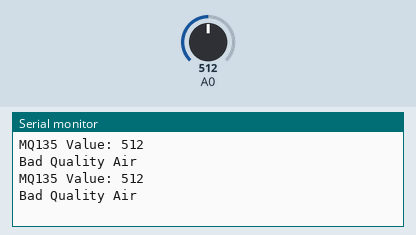
A sketch run on a simulated Arduino Uno, built with avr-gcc and run on an emulated ATmega328P. On the bench: the last lines printed to the serial monitor. Inputs (shaded band) come from the test bench; at power-on: A0 = 512.

Above: at 5.8 s.
5.9 s: A0 set to 216
At 10.7 s:
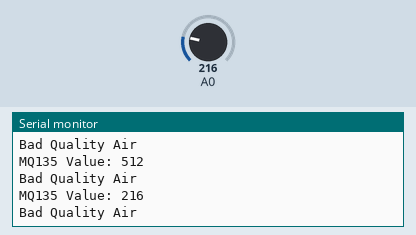
11.9 s: A0 set to 185
At 16.2 s:
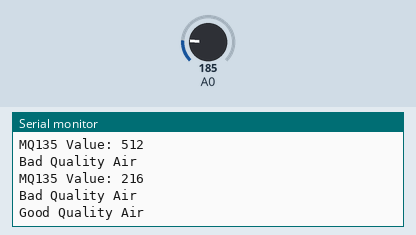

Measured:
- the behaviour switches between 200 and 199 on A0 (found by bisection; images 1 and 2)
- after the input at 5.9 s, the serial monitor: prints a new line after 4.1 s (image 1)
- after the input at 11.9 s, the serial monitor: prints a new line after 3.1 s (image 2)

The sketch:

NodeMcu_with_gas.ino
```cpp
int sensorValue;

void setup()
{
  Serial.begin(9600);
  pinMode(A0,INPUT);
}

void loop()
{
  sensorValue = analogRead(A0);

  Serial.println();

  if(sensorValue>=200)
   {
    Serial.print("MQ135 Value: ");
    Serial.println(sensorValue);
    Serial.println("Bad Quality Air");
    }else{
      Serial.println("Good Quality Air");
      }

  delay(5000);
}
```
